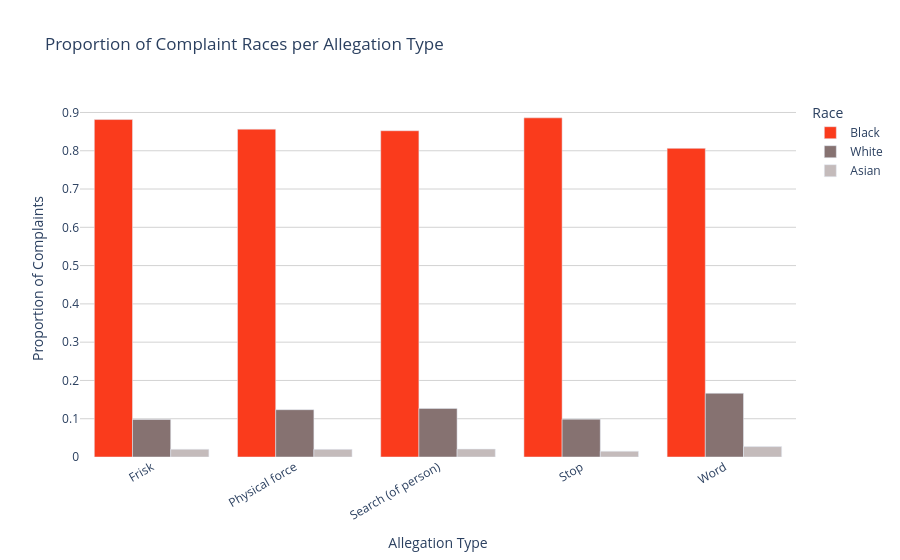

Notebook source saved alongside this figure:
### Code cell
import pandas as pd
import plotly.express as px

# Filter by your selected races
races = ['Black', 'White', 'Asian']

# Drop missing race/allegation values and filter by race
filtered = df[
    df['complainant_ethnicity'].isin(races) &
    df['allegation'].notna()
].copy()

# Focus on top 5 most common allegations
top_5 = (
    filtered['allegation']
    .value_counts()
    .head(5)
    .index
)
filtered = filtered[filtered['allegation'].isin(top_5)]

# Count complaints by allegation + race
counts = (
    filtered.groupby(['allegation', 'complainant_ethnicity'])
    .size()
    .reset_index(name='count')
)

# Convert race column to categorical with desired order
counts['complainant_ethnicity'] = pd.Categorical(
    counts['complainant_ethnicity'],
    categories=['Black', 'White', 'Asian'],
    ordered=True
)

# Get total complaints per allegation to compute proportion
totals = counts.groupby('allegation')['count'].transform('sum')
counts['proportion'] = counts['count'] / totals

# Define custom color mapping
color_map = {
    'Black': '#fa3b1c',
    'White': '#867271',
    'Asian': '#c4bbbb'
}

# Plot
fig = px.bar(
    counts.sort_values('complainant_ethnicity'),  # ensures bar order within each group
    x='allegation',
    y='proportion',
    color='complainant_ethnicity',
    color_discrete_map=color_map,
    barmode='group',
    title='Proportion of Complaint Races per Allegation Type',
    labels={
        'allegation': 'Allegation Type',
        'proportion': 'Proportion of Complaints',
        'complainant_ethnicity': 'Race'
    }
)

# Clean up appearance
fig.update_layout(
    xaxis_tickangle=-30,
    plot_bgcolor='white',
    paper_bgcolor='white',
    xaxis=dict(showgrid=False),
    yaxis=dict(showgrid=True, gridcolor='lightgray')
)

fig.show()

### Figure 1 — Plotly figure (JSON) as saved in the notebook; plotly's stock layout.template omitted (floating-point values rounded to 4 significant figures)
{"data": [{"alignmentgroup": "True", "hovertemplate": "Race=Black<br>Allegation Type=%{x}<br>Proportion of Complaints=%{y}<extra></extra>", "legendgroup": "Black", "marker": {"color": "#fa3b1c", "pattern": {"shape": ""}}, "name": "Black", "offsetgroup": "Black", "orientation": "v", "showlegend": true, "textposition": "auto", "type": "bar", "x": ["Frisk", "Physical force", "Search (of person)", "Stop", "Word"], "xaxis": "x", "y": [0.8815, 0.8565, 0.8523, 0.8859, 0.8062], "yaxis": "y"}, {"alignmentgroup": "True", "hovertemplate": "Race=White<br>Allegation Type=%{x}<br>Proportion of Complaints=%{y}<extra></extra>", "legendgroup": "White", "marker": {"color": "#867271", "pattern": {"shape": ""}}, "name": "White", "offsetgroup": "White", "orientation": "v", "showlegend": true, "textposition": "auto", "type": "bar", "x": ["Frisk", "Physical force", "Search (of person)", "Stop", "Word"], "xaxis": "x", "y": [0.09821, 0.1236, 0.1269, 0.09893, 0.1665], "yaxis": "y"}, {"alignmentgroup": "True", "hovertemplate": "Race=Asian<br>Allegation Type=%{x}<br>Proportion of Complaints=%{y}<extra></extra>", "legendgroup": "Asian", "marker": {"color": "#c4bbbb", "pattern": {"shape": ""}}, "name": "Asian", "offsetgroup": "Asian", "orientation": "v", "showlegend": true, "textposition": "auto", "type": "bar", "x": ["Frisk", "Physical force", "Search (of person)", "Stop", "Word"], "xaxis": "x", "y": [0.02029, 0.01993, 0.02079, 0.01512, 0.02722], "yaxis": "y"}], "layout": {"barmode": "group", "legend": {"title": {"text": "Race"}, "tracegroupgap": 0}, "paper_bgcolor": "white", "plot_bgcolor": "white", "title": {"text": "Proportion of Complaint Races per Allegation Type"}, "xaxis": {"anchor": "y", "domain": [0, 1], "showgrid": false, "tickangle": -30, "title": {"text": "Allegation Type"}}, "yaxis": {"anchor": "x", "domain": [0, 1], "gridcolor": "lightgray", "showgrid": true, "title": {"text": "Proportion of Complaints"}}}}
